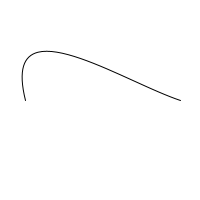
Frame 1 (no input)
Frame 60 (the mouse pressed at the canvas centre just before this capture): identical to frame 1, image omitted
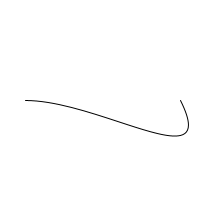
Frame 120 (the mouse held since frame 60 and released just before this capture)

The Processing sketch that drew these frames (run headless with seeded random() and noise(); from frame 60 on, the mouse is pressed at the canvas centre):

// Processing sketch: processing_72932
// ── processing_72932.pde

void setup (){
size (200,200);
noFill();
}

void draw () { 
  background(255);
bezier (25,100,mouseX,mouseY,mouseX+120,mouseY+80,180,100);
}
